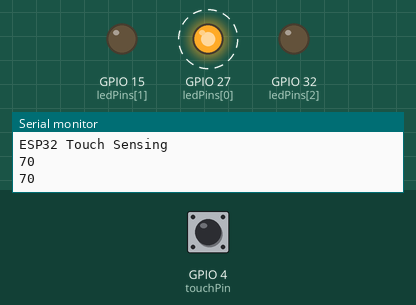
The sketch below on a simulated ESP32. On the bench: output pins drawn as LEDs (lit = HIGH), the last lines printed to the serial monitor. Dashed ring = blinking. Inputs (shaded band) come from the test bench; at power-on: GPIO 4 (touchPin) HIGH.

Above: at 1.75 s.
2.3 s: GPIO 4 (touchPin) pulled LOW for 0.75 s
At 2.95 s:
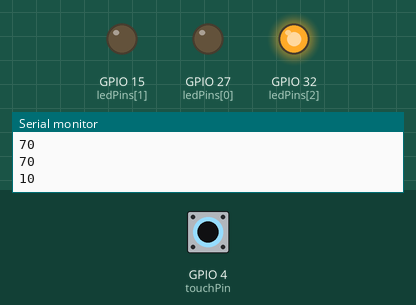
5.5 s: GPIO 4 (touchPin) pulled LOW for 3.2 s
At 6.25 s:
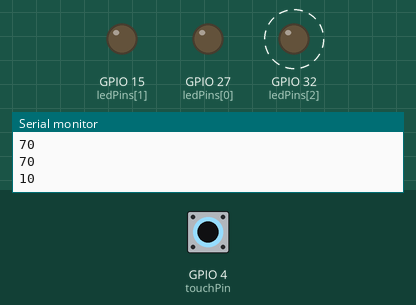
Timing chart, 0 to 16.2 s (numbered marks = the images above; inputs shaded):
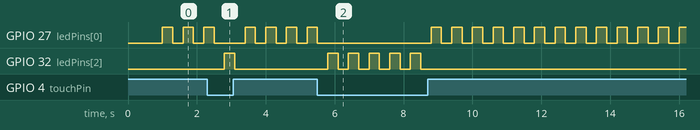

Measured:
- after the input at 2.3 s, GPIO 32 (ledPins[2]): LOW → HIGH after 0.50 s, → LOW 0.30 s later
- after the input at 5.5 s, GPIO 32 (ledPins[2]): alternates HIGH for 0.30 s and LOW for 0.30 s, 10 changes in all, then stays LOW, starting after 0.30 s
- by itself, GPIO 27 (ledPins[0]): repeats every 0.60 s: HIGH 0.30 s, LOW 0.30 s

The sketch:

TouchyThing.ino
```cpp
// TouchyThing.ino

// put your code here
// define serial speed
static const int SERIAL_SPEED = 115200;

// define the touch pin number
#define touchPin T0

// LEDs
uint8_t ledPins[] = {GPIO_NUM_27,GPIO_NUM_15,GPIO_NUM_32};

// number of led pins
uint8_t numLedPins = sizeof(ledPins)/sizeof(uint8_t);

// variable for storing touch value
int touchValue;

// threshold for yellow LED
const int LED_YELLOW = 60;

// threshold for red LED
const int LED_RED = 20;

void setup(){
  // the begining serial speed
  Serial.begin(SERIAL_SPEED);
  Serial.println("ESP32 Touch Sensing");
  for(int i = 0; i < numLedPins; i++) {
      // set up external led pins
      pinMode(ledPins[i], OUTPUT);
      // turn off to begin
      digitalWrite(ledPins[i], LOW);
    }
   delay(1000);
  }

// Function to blink led
// Parameter is the index of the led
 void blinkLed(int ledIndex){
  // turn on led with the index provided
  digitalWrite(ledPins[ledIndex],HIGH);
  // wait for 300 milliseconds
  delay(300);
  // turn off led with the index provided
  digitalWrite(ledPins[ledIndex],LOW);
}

 void loop(){
  // get the value of the touch pin
  touchValue = touchRead(touchPin);
  // print the touch value to the serial monitor
  Serial.println(touchValue);

  // if the touch value is less than the threshold for red led
  if(touchValue < LED_RED){
      // blink the red led
      blinkLed(2);

    }
   // if the touch value is less than the threshold for yellow led
   else if (touchValue < LED_YELLOW){
      // blink yellow led
      blinkLed(1);
    }
    else {
      // blink green led
      blinkLed(0);
    }
    delay(300);

  }
```
